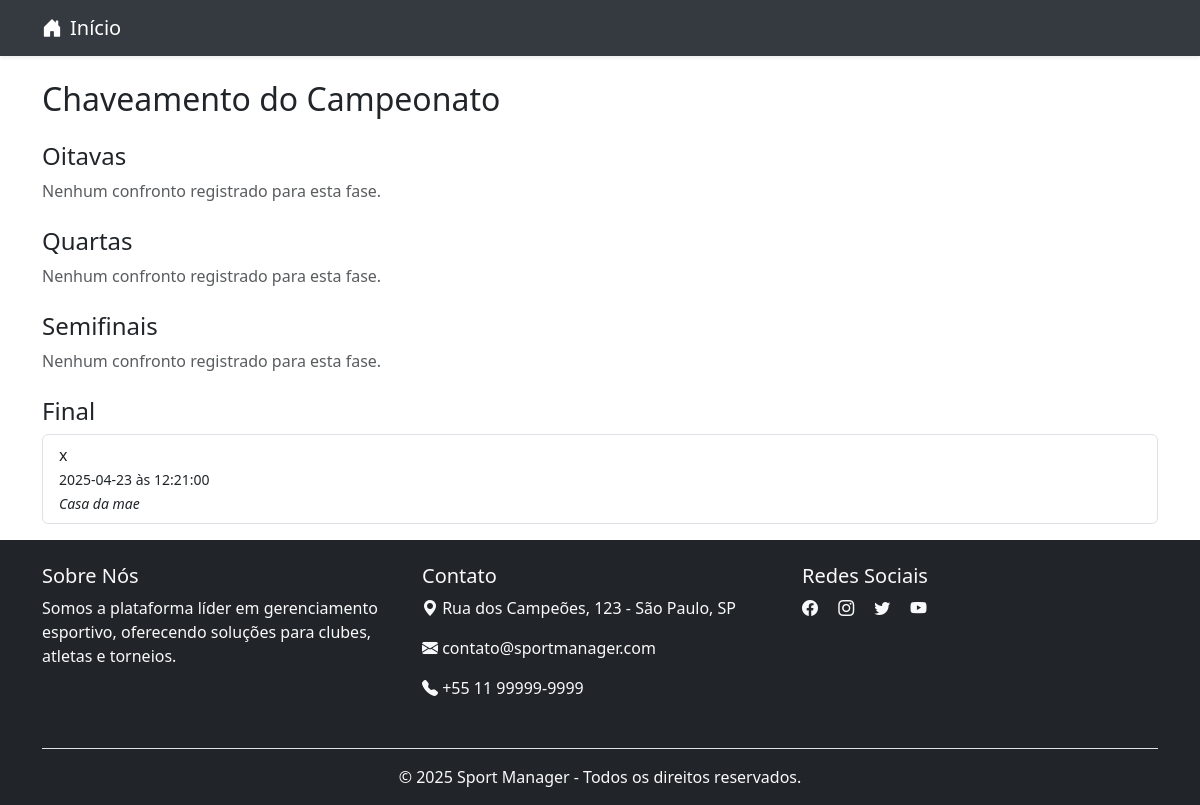
The page /routes/estrutura.php?id=2 on the database as committed earlier.
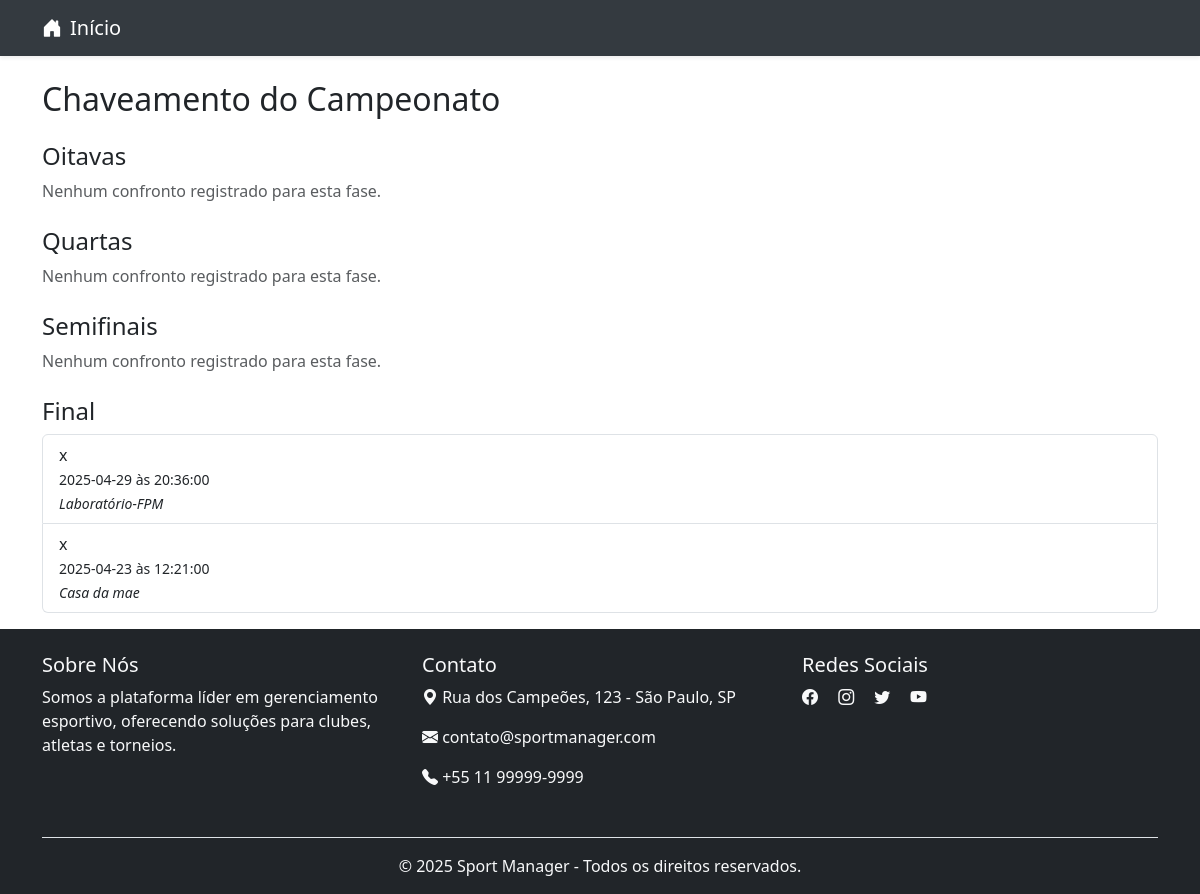
The same page on the database as committed later.
### tables this page shows
CREATE TABLE `partidas` (
  `id` int NOT NULL AUTO_INCREMENT,
  `fase_id` int DEFAULT NULL,
  `campeonato_id` int NOT NULL,
  `data` date DEFAULT NULL,
  `horario` time DEFAULT NULL,
  `local` varchar(100) DEFAULT NULL,
  `time_casa` int NOT NULL,
  `time_fora` int NOT NULL,
  `placar_casa` int DEFAULT '0',
  `placar_fora` int DEFAULT '0',
  `rodada_id` int DEFAULT NULL,
  `status` enum('nao_iniciada','em_andamento','finalizada') DEFAULT 'nao_iniciada',
  PRIMARY KEY (`id`),
  KEY `campeonato_id` (`campeonato_id`),
  KEY `time_casa` (`time_casa`),
  KEY `time_fora` (`time_fora`),
  KEY `fk_rodada_id` (`rodada_id`),
  KEY `fk_partidas_fase` (`fase_id`),
  CONSTRAINT `fk_partidas_fase` FOREIGN KEY (`fase_id`) REFERENCES `fases_campeonato` (`id`) ON DELETE SET NULL ON UPDATE CASCADE,
  CONSTRAINT `fk_rodada_id` FOREIGN KEY (`rodada_id`) REFERENCES `rodadas` (`id`) ON DELETE CASCADE ON UPDATE CASCADE
);

### routes/estrutura.php (called while the page is built, shortened)
<?php
require_once __DIR__ . '/../config/database.php';
require_once __DIR__ . '/../app/controllers/EstruturaController.php';
$campeonato_id = $_GET['id'] ?? 0;
$estruturaController = new EstruturaController($conn);
include __DIR__ . '/../public/views/estrutura/estrutura_campeonato.php';

### app/controllers/EstruturaController.php (called while the page is built)
<?php
require_once __DIR__ . '/../models/Campeonato.php';
class EstruturaController {
    private $model;
    public function __construct($conn) {
        $this->model = new Campeonato($conn);
    }
    public function listarConfrontosPorFase($campeonato_id, $nome_fase) {
        return $this->model->listarPartidasPorFase($campeonato_id, $nome_fase);
    }
}

### app/Models/Campeonato.php (called while the page is built, shortened)
<?php
class Campeonato {
    private $conn;
    public function __construct($db) {
        $this->conn = $db;
    }
public function listarPartidasPorFase($campeonato_id, $fase_nome) {
    $query = "SELECT
                p.id,
                p.fase_id,
                p.time_casa AS id_time_casa,
                p.time_fora AS id_time_fora,
                p.data,
                p.horario,
                p.local,
                t1.nome AS nome_time_casa,
                t2.nome AS nome_time_fora
              FROM partidas p
              JOIN times t1 ON t1.id = p.time_casa
              JOIN times t2 ON t2.id = p.time_fora
              JOIN rodadas r ON r.id = p.rodada_id
              JOIN fases_campeonato f ON f.id = r.fase_id
              WHERE f.campeonato_id = ? AND f.nome = ?
              ORDER BY r.numero ASC";
    $stmt = $this->conn->prepare($query);
    $stmt->bind_param("is", $campeonato_id, $fase_nome);
    $stmt->execute();
    return $stmt->get_result()->fetch_all(MYSQLI_ASSOC);
}
}
?>

### public/views/estrutura/estrutura_campeonato.php (the view, shortened to what this page needs)
<?php include __DIR__ . '/../cabecalho/header.php'; ?>
<div class="container mt-4">
    <h2>Chaveamento do Campeonato</h2>
    <?php
    $fases = ['Oitavas', 'Quartas', 'Semifinais', 'Final'];
    foreach ($fases as $fase):
        $confrontos = $estruturaController->listarConfrontosPorFase($campeonato_id, $fase);
    ?>
        <h4 class="mt-4"><?= $fase ?></h4>
        <?php if (!empty($confrontos)): ?>
            <ul class="list-group mb-3">
                <?php foreach ($confrontos as $jogo): ?>
                    <li class="list-group-item">
                        x
                        <strong><?= htmlspecialchars($jogo['time_fora']) ?></strong><br>
                        <small><?= $jogo['data'] ?> às <?= $jogo['horario'] ?></small><br>
                        <?php if (!empty($jogo['local'])): ?>
                            <small><em><?= htmlspecialchars($jogo['local']) ?></em></small>
                        <?php endif; ?>
                    </li>
                <?php endforeach; ?>
            </ul>
        <?php else: ?>
            <p class="text-muted">Nenhum confronto registrado para esta fase.</p>
        <?php endif; ?>
    <?php endforeach; ?>
</div>
<?php include __DIR__ . '/../cabecalho/footer.php'; ?>

Rows that differ between the two databases and show on the page:
added partidas: data "2025-04-29", horario "20:36:00", local "Laboratório-FPM"
